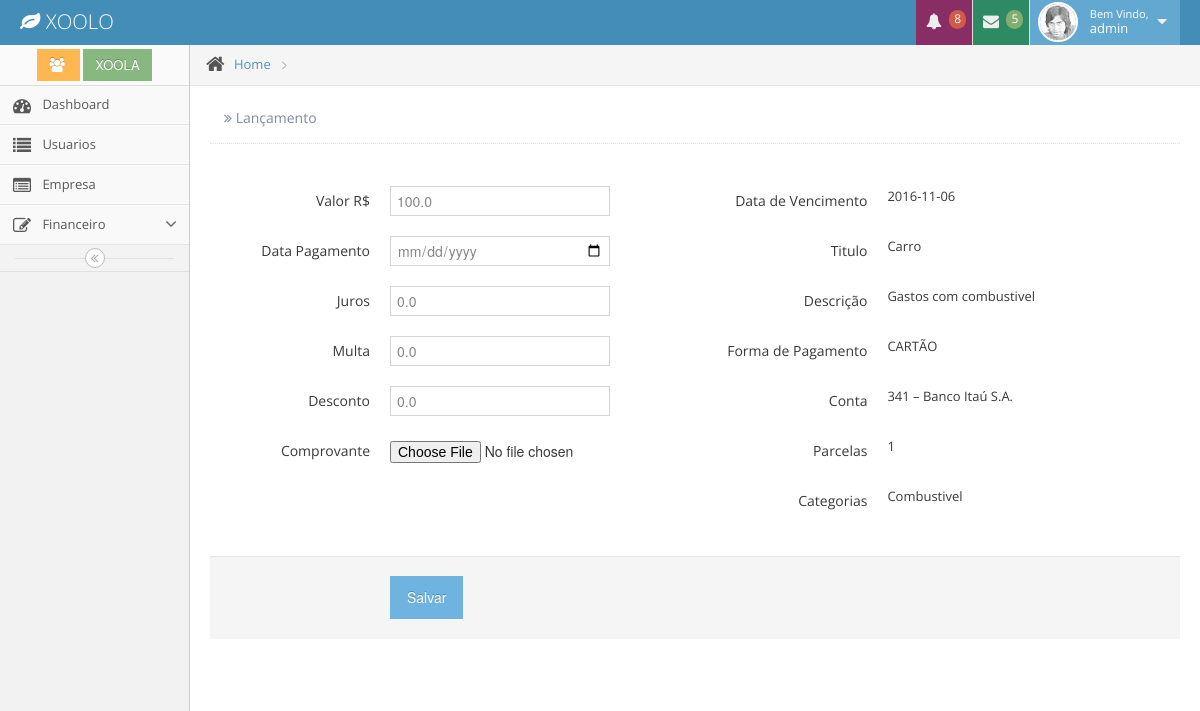
Page /movimentacao/realizado/5 (signed in) on the earlier database version.
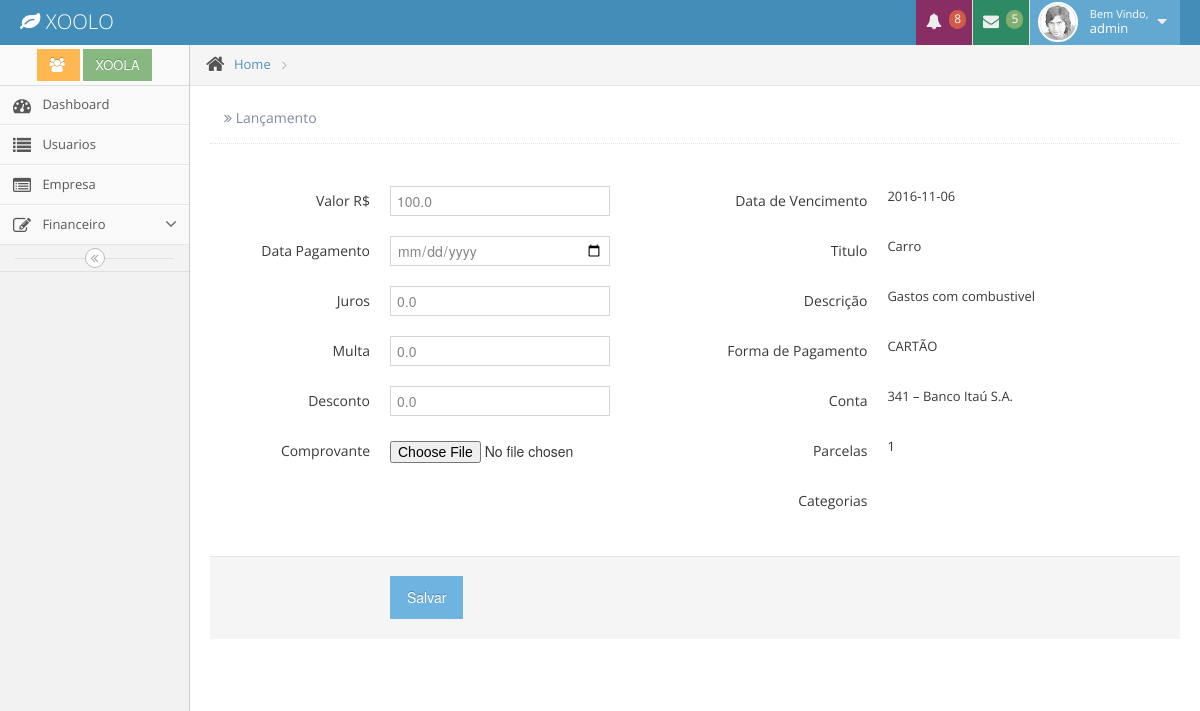
Same page on the later database version.
### app/model/__init__.py (models this page shows, shortened)
class Usuario(db.Model,UserMixin):
      id            = db.Column(db.Integer, primary_key=True)
      nome          = db.Column(db.String(100), index=True)
      sobrenome     = db.Column(db.String(255), index=True)
      email         = db.Column(db.String(100), unique=True, index=True)
      password      = db.Column(db.String(100), index=True)
      login         = db.Column(db.String(100))
      empresa_id    = db.Column(db.Integer, db.ForeignKey('empresa.id'))
      date_created  = db.Column(db.DateTime)
      date_modified = db.Column(db.DateTime)

class Empresa(db.Model):
      id            = db.Column(db.Integer, primary_key=True)
      nome          = db.Column(db.String(100), index=True)
      nome_resp     = db.Column(db.String(100), index=True)
      email         = db.Column(db.String(100), index=True)
      telegram      = db.Column(db.String(100), index=True)
      Usuario       = db.relationship('Usuario', backref='empresa', lazy='dynamic')
      Movimentacao  = db.relationship('Movimentacao', backref='empresa', lazy='dynamic')
      Categoria     = db.relationship('Categoria', backref='empresa', lazy='dynamic')
      Conta         = db.relationship('Conta', backref='empresa', lazy='dynamic')
      date_created  = db.Column(db.DateTime)
      date_modified = db.Column(db.DateTime)

class Movimentacao(db.Model):
      id                = db.Column(db.Integer, primary_key=True)
      titulo            = db.Column(db.String(100), index=True)
      descricao         = db.Column(db.String(255), index=True)
      valor             = db.Column(db.Float)
      juros             = db.Column(db.Float,default=0)
      multa             = db.Column(db.Float,default=0)
      desconto          = db.Column(db.Float,default=0)
      data_v            = db.Column(db.Date)
      data_pagamento    = db.Column(db.Date)
      parcelas          = db.Column(db.Integer)
      parcelas_id       = db.Column(db.Integer)
      efetuado          = db.Column(db.Boolean)
      finalizada        = db.Column(db.Boolean, default=False)
      categoria_id      = db.Column(db.Integer, db.ForeignKey('categoria.id'))
      formapagamento_id = db.Column(db.Integer, db.ForeignKey('formapagamento.id'))
      empresa_id        = db.Column(db.Integer, db.ForeignKey('empresa.id'))
      conta_id          = db.Column(db.Integer, db.ForeignKey('conta.id'))
      docs              = db.relationship('Docs', secondary=Mov_Docs,  backref=db.backref('movimentacao',lazy='dynamic'))
      date_created      = db.Column(db.DateTime)
      date_modified     = db.Column(db.DateTime)

class Formapagamento(db.Model):
      id            = db.Column(db.Integer, primary_key=True)
      tipo          = db.Column(db.String(100))
      Movimentacao  = db.relationship('Movimentacao', backref='formapagamento', lazy='dynamic')
      date_created  = db.Column(db.DateTime)
      date_modified = db.Column(db.DateTime)

class Conta(db.Model):
      id            = db.Column(db.Integer, primary_key=True)
      banco         = db.Column(db.String(100))
      tipo          = db.Column(db.String(100))
      agencia       = db.Column(db.String(100))
      conta         = db.Column(db.String(100))
      numero        = db.Column(db.String(100))
      bandeira      = db.Column(db.String(100))
      empresa_id    = db.Column(db.Integer, db.ForeignKey('empresa.id'))
      movimentacao  = db.relationship('Movimentacao', backref='conta', lazy='dynamic')
      date_created  = db.Column(db.DateTime)
      date_modified = db.Column(db.DateTime)

class Categoria(db.Model):
      id            = db.Column(db.Integer, primary_key=True)
      titulo        = db.Column(db.String(100), index=True)
      descricao     = db.Column(db.String(255), index=True)
      status        = db.Column(db.Integer)
      empresa_id    = db.Column(db.Integer, db.ForeignKey('empresa.id'))
      Movimentacao  = db.relationship('Movimentacao', backref='categoria', lazy='dynamic')
      Planejamento  = db.relationship('Planejamento', backref='categoria', lazy='dynamic')
      date_created  = db.Column(db.DateTime)
      date_modified = db.Column(db.DateTime)

### app/controllers/movimentacao/controllers.py (the view, shortened to what this page needs)
@movimentacao.route("/realizado/<int:mov_id>", methods = ["GET","POST"])
@login_required
def realizado(mov_id):
    mov = Movimentacao.query.get(mov_id)
    form = MovRealizadoForm(valor = mov.valor)
    return render_template("movimentacao/realizado.html",title='Lançamento', form=form, mov=mov)

### app/controllers/movimentacao/forms.py
class MovRealizadoForm(Form):
     valor           = FloatField('valor', validators=[DataRequired()])
     juros           = FloatField('juros', default=0.0)
     multa           = FloatField('multa', default=0.0)
     desconto        = FloatField('desconto', default=0.0)
     data_pagamento  = DateField("Pagamento", format="%d/%m/%Y",default=datetime.today, validators=[validators.DataRequired()])
     comprovante     =  FileField('comprovante')

### app/__init__.py (called while the page is built)
@app.context_processor
def utility_processor():
    def formatar_dinheiro(value):
        if type(value) == str:
           value = int(value)
        valor = format_decimal(value, format='#.##,##;(#)')
        return "R$ {}".format(valor)
    return dict(formatar_dinheiro=formatar_dinheiro)

### app/controllers/auth/controllers.py (called while the page is built)
@login_manager.user_loader
def user_loader(user_id):
    return Usuario.query.get(user_id)

### app/controllers/movimentacao/controllers.py (called while the page is built)
@movimentacao.context_processor
def dados():
    empresa = Empresa.query.get(session['empresa'])
    usuario = Usuario.query.get(current_user.id)
    hoje    = datetime.date.today()
    return dict(empresa=empresa.nome, usuario = usuario.nome, hoje=hoje)

### app/templates/movimentacao/realizado.html (shortened to what this page needs)
{% extends "layout/base.html" %}
{% block content %}
	<div class="form-horizontal">
    <form action="" method="post" name="realizado" enctype="multipart/form-data" class="form-horizontal">
      <p>
                 <br>
       </p>
          <div class="row-fluid">
            <div class="span6">
                 <div class="control-group">
					   <label class="control-label" for="form-field-1">Valor R$</label>
					  <div class="controls">
                     {{ form.valor }}
					  </div>
					</div>
				<div class="control-group">
					   <label class="control-label" for="form-field-1">Data Pagamento</label>
					  <div class="controls">
                       {{ form.data_pagamento}}
					  </div>
					</div>
               <div class="control-group">
					   <label class="control-label" for="form-field-1">Juros</label>
					  <div class="controls">
                       {{ form.juros}}
					  </div>
					</div>
                    <div class="control-group">
					   <label class="control-label" for="form-field-1">Multa</label>
					  <div class="controls">
                       {{ form.multa}}
					  </div>
					</div>
                    <div class="control-group">
					   <label class="control-label" for="form-field-1">Desconto</label>
					  <div class="controls">
                       {{ form.desconto}}
					  </div>
			  		</div>
			  		<div class="control-group">
					   <label class="control-label" for="form-field-1">Comprovante</label>
					  <div class="controls">
                     {{ form.comprovante }}
					  </div>
			</div>
            </div>
            <div class="span6">
               <div class="control-group">
					   <label class="control-label" for="form-field-1">Data de Vencimento</label>
					  <div class="controls">
                        {{ mov.data_v}}
					  </div>
					</div>
               <div class="control-group">
					   <label class="control-label" for="form-field-1">Titulo</label>
					  <div class="controls">
                         {{ mov.titulo}}
					  </div>
					</div>
               <div class="control-group">
					   <label class="control-label" for="form-field-1">Descrição</label>
					  <div class="controls">
                       {{ mov.descricao}}
					  </div>
              </div>
               <div class="control-group">
					   <label class="control-label" for="form-field-1">Forma de Pagamento</label>
					  <div class="controls">
                        {{ mov.formapagamento.tipo  }}
					  </div>
					</div>
               <div class="control-group">
					   <label class="control-label" for="form-field-1">Conta</label>
					  <div class="controls">
                         {{ mov.conta.banco }}
					  </div>
					</div>
               <div class="control-group">
					   <label class="control-label" for="form-field-1">Parcelas</label>
					  <div class="controls">
                        {{ mov.parcelas }}
					  </div>
					</div>
               <div class="control-group">
					   <label class="control-label" for="form-field-1">Categorias</label>
					  <div class="controls">
                       {{ mov.categoria.titulo}}
					  </div>
					</div>
             </div>
            </div>
               <div class="form-actions">
	  				<input type="submit" value="Salvar" class="btn btn-info">
              </div>
      </form>
</div>
{% endblock %}

### app/templates/layout/base.html (shortened to what this page needs)
<!DOCTYPE html>
<html lang="en">
   <head>
        <link rel="stylesheet" media="screen" href="{{ url_for('static', filename='css/bootstrap.min.css') }}">
        <link rel="stylesheet" media="screen" href="{{ url_for('static', filename='css/bootstrap-responsive.min.css') }}">
        <link rel="stylesheet" media="screen" href="{{ url_for('static', filename='css/xoola.css') }}">
        <link rel="stylesheet" media="screen" href="{{ url_for('static', filename='css/font-awesome.min.css') }}">
        <link rel="stylesheet" media="screen" href="{{ url_for('static', filename='css/pagina.css') }}">
        <link rel="stylesheet"                href="{{ url_for('static', filename='css/daterangepicker.css' )}}" />
		<link rel="stylesheet" href="../static/css/jquery-ui-1.10.3.custom.min.css" />
		<link rel="stylesheet" href="../static/css/chosen.css" />
		<link rel="stylesheet" href="../static/css/datepicker.css" />
		<link rel="stylesheet" href="../static/css/bootstrap-timepicker.css" />
		<link rel="stylesheet" href="../static/css/daterangepicker.css" />
		<link rel="stylesheet" href="../static/css/colorpicker.css" />
		<link rel="stylesheet" href="assets/css/ace.min.css" />
		<link rel="stylesheet" href="assets/css/ace-responsive.min.css" />
		<link rel="stylesheet" href="assets/css/ace-skins.min.css" />
        <link rel="stylesheet" media="screen" href="{{ url_for('static', filename='css/ace.min.css') }}">
        <link rel="stylesheet" media="screen" href="{{ url_for('static', filename='css/ace-responsive.min.css') }}">
        <link rel="stylesheet" media="screen" href="{{ url_for('static', filename='css/ace-skins.min.css') }}">
  </head>
  <body>
		<div class="navbar">
			<div class="navbar-inner">
				<div class="container-fluid">
					<a href="#" class="brand">
						<small>
							<i class="icon-leaf"></i>
							XOOLO
						</small>
					</a>
					<ul class="nav ace-nav pull-right">
						<li class="purple">
							<a data-toggle="dropdown" class="dropdown-toggle" href="#">
								<i class="icon-bell-alt icon-animated-bell"></i>
								<span class="badge badge-important">8</span>
							</a>
						</li>
						<li class="green">
							<a data-toggle="dropdown" class="dropdown-toggle" href="#">
								<i class="icon-envelope icon-animated-vertical"></i>
								<span class="badge badge-success">5</span>
							</a>
						</li>
						<li class="light-blue">
							<a data-toggle="dropdown" href="#" class="dropdown-toggle">
								<img class="nav-user-photo" src="{{url_for('static', filename='avatars/user.jpg')}}" alt="Jason's Photo" />
								<span class="user-info">
									<small>Bem Vindo,</small>
									{{usuario}}
								</span>
								<i class="icon-caret-down"></i>
							</a>
						</li>
					</ul>
				</div>
			</div>
		</div>
		<div class="main-container container-fluid">
			<div class="sidebar" id="sidebar">
				<div class="sidebar-shortcuts" id="sidebar-shortcuts">
					<div class="sidebar-shortcuts-large" id="sidebar-shortcuts-large">
						<button class="btn btn-small btn-warning">
							<i class="icon-group"></i>
						</button>
						<button class="btn btn-small btn-success ">
							{{empresa }}
						</button>
					</div>
				</div>
				<ul class="nav nav-list">
					{% if session['tela'] == "dash" %}
					<li class='active'>
                    {% else %}
                     <li>
                     {% endif %}
						<a href={{url_for('dashboard.index')}}>
							<i class="icon-dashboard"></i>
							<span class="menu-text"> Dashboard </span>
					</li>
		      {% if current_user.id == 1 %}
					{% if session['tela'] == "usuario" %}
					<li class='active'>
               {% else %}
               <li>
               {% endif %}
						<a href="{{url_for('usuario.index')}}">
							<i class="icon-list"></i>
							<span class="menu-text"> Usuarios </span>
						</a>
					</li>
              {% if session['tela'] == "empresa" %}
					<li class='active'>
               {% else %}
               <li>
               {% endif %}
						<a href="{{url_for('empresa.index')}}">
							<i class="icon-list-alt"></i>
							<span class="menu-text"> Empresa </span>
						</a>
					</li>
             {% endif %}
                    {% if   session['tela'] == 'conta'         or
                            session['tela'] == 'entrada'       or
                            session['tela'] == 'saida'         or
                            session['tela'] == 'relatorio'     or
                            session['tela'] == 'categoria'     or
                            session['tela'] == 'pesquisa'
                    %}
					<li class="active open">
					{% else %}
					<li>
					{% endif %}
						<a href="#" class="dropdown-toggle">
							<i class="icon-edit"></i>
							<span class="menu-text"> Financeiro </span>
							<b class="arrow icon-angle-down"></b>
						</a>
					</li>
				</ul>
				<div class="sidebar-collapse" id="sidebar-collapse">
					<i class="icon-double-angle-left"></i>
				</div>
			</div>
			<div class="main-content">
				<div class="breadcrumbs" id="breadcrumbs">
					<ul class="breadcrumb">
						<li>
							<i class="icon-home home-icon"></i>
							<a href="#">Home</a>
							<span class="divider">
								<i class="icon-angle-right arrow-icon"></i>
							</span>
						</li>
					</ul>
				</div>
				<div class="page-content">
					<div class="page-header position-relative">
						<h1>
							<small>
								<i class="icon-double-angle-right"></i>
								{{ title }}
							</small>
						</h1>
					</div>
    {% block content %}
    {% endblock %}
	</body>
</html>

Differences in the rows shown:
no longer on this page (row edited): Categoria: categoria.titulo "Combustivel"
